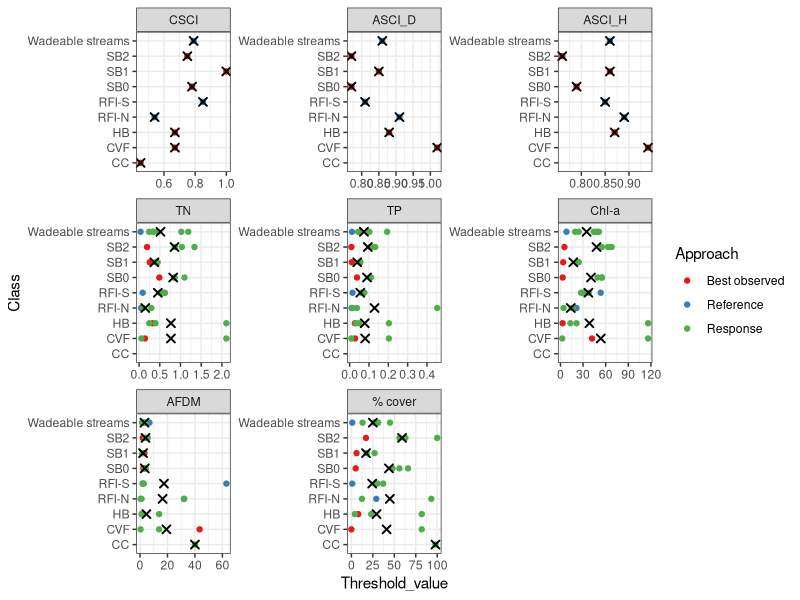
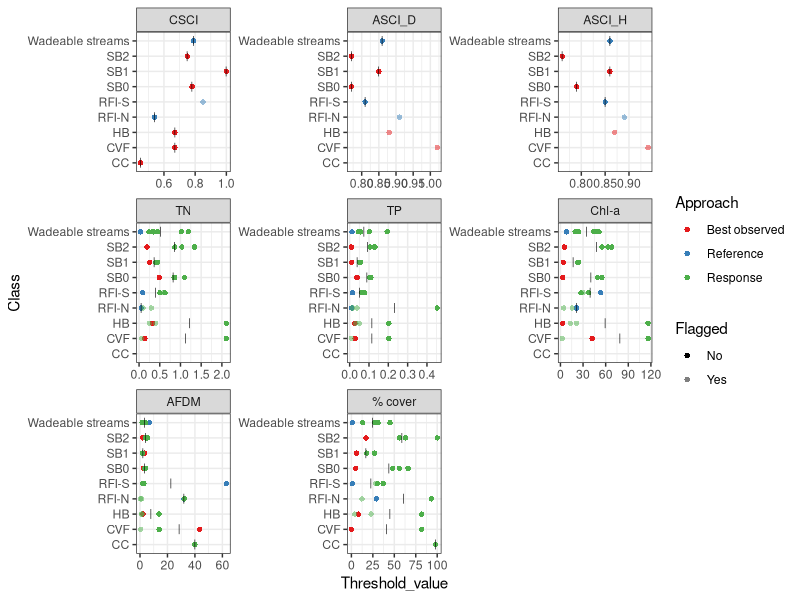
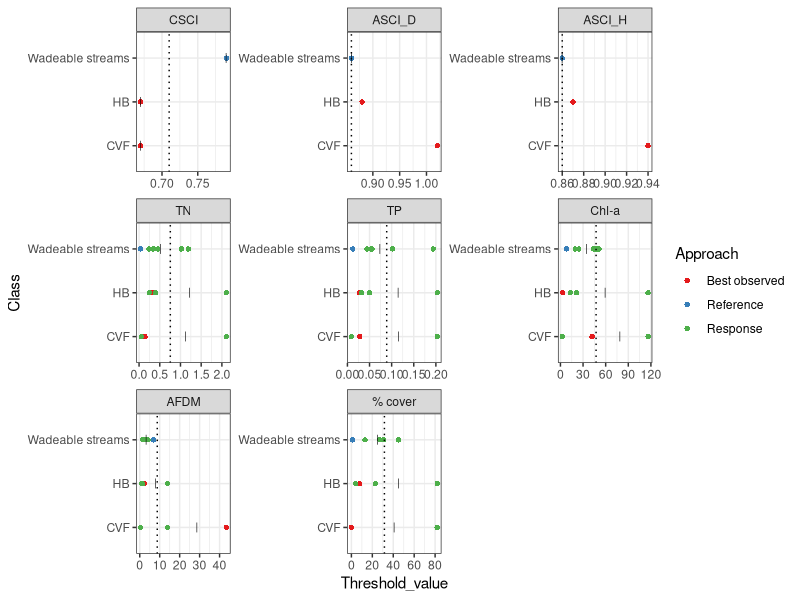
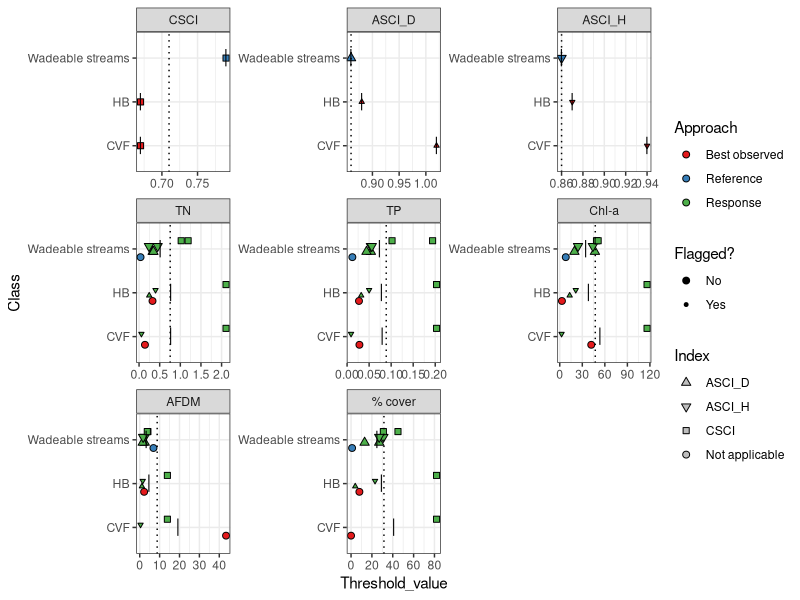

R code for these plots, in order:
library(tidyverse)
library(ggplot2)

thresholds_df<-read_csv("Data/mod_channel_thresholds.csv")
thresholds_df$Indicator<-factor(thresholds_df$Indicator, levels= unique(thresholds_df$Indicator))

ggplot(data=thresholds_df %>%
         filter(Stringency=="Intermediate"), 
       aes(x=Class, y=Threshold_value))+
  # geom_point(aes(color=Approach), position=position_jitter(height=0, width=.1))+
  geom_point(aes(color=Approach))+
  stat_summary(fun.y="mean", shape=4)+
  facet_wrap(~Indicator, scales="free")+
  # scale_color_viridis_d(begin=.2, end=.7)+
  scale_color_brewer(palette="Set1")+
  theme_bw()+
  coord_flip()


thresholds_df$Flagged<-!is.na(thresholds_df$Flag)


ggplot(data=thresholds_df %>%
         filter(Stringency=="Intermediate"), 
       aes(x=Class, y=Threshold_value))+
  # geom_point(aes(color=Approach), position=position_jitter(height=0, width=.1))+
  geom_point(aes(color=Approach, alpha=Flagged), shape=16)+
  stat_summary(data=. %>% filter(!Flagged), fun.y="mean", shape="|")+
  # stat_summary( fun.y="mean", shape=10)+
  facet_wrap(~Indicator, scales="free")+
  # scale_color_viridis_d(begin=.2, end=.7)+
  scale_color_brewer(palette="Set1")+
  scale_alpha_manual(values=c(1,.5), labels=c("No","Yes"))+
  theme_bw()+
  coord_flip()


plot_dat<-thresholds_df %>%
  filter(Stringency=="Intermediate") %>%
  # filter(!Flagged) %>%
  filter(Class %in% c("Wadeable streams","HB","CVF")) %>%
  mutate(Index = case_when(Indicator_Type=="Biointegrity"~Indicator,
                           Approach=="Response"~Response_model_index,
                           T~"Not applicable"))
plot_dat_sum<-plot_dat %>%
  filter(!Flagged) %>%
  group_by(Indicator) %>%
  summarise(Threshold_mean= mean(Threshold_value))

ggplot(data=plot_dat, 
       aes(x=Class, y=Threshold_value))+
  # geom_point(aes(color=Approach), position=position_jitter(height=0, width=.1))+
  geom_point(aes(color=Approach), shape=16)+
  stat_summary(data=. %>% filter(!Flagged), fun.y="mean", shape="|")+
  geom_hline(data=plot_dat_sum, aes(yintercept=Threshold_mean), linetype="dotted")+
  # stat_summary( fun.y="mean", shape=10)+
  facet_wrap(~Indicator, scales="free")+
  # scale_color_viridis_d(begin=.2, end=.7)+
  scale_color_brewer(palette="Set1")+
  theme_bw()+
  coord_flip()

ggplot(data=plot_dat, 
       aes(x=Class, y=Threshold_value))+
  # geom_point(aes(color=Approach), position=position_jitter(height=0, width=.1))+
  geom_point(aes(fill=Approach, shape=Index, 
                 size=Flagged),
             position=position_dodge(width=.5))+
  stat_summary( fun.y="mean", shape="|", size=1)+
  geom_hline(data=plot_dat_sum, aes(yintercept=Threshold_mean), linetype="dotted")+
  # stat_summary( fun.y="mean", shape=10)+
  facet_wrap(~Indicator, scales="free")+
  scale_shape_manual(values=c(24,25,22, 21))+
  scale_fill_brewer(palette="Set1")+
  scale_size_manual(values=c(2,1), name="Flagged?", labels=c("No","Yes"))+
  theme_bw()+
  coord_flip()+
  guides(fill=guide_legend(override.aes = list(shape=21, size=2)),
         shape=guide_legend(override.aes = list(fill="gray", size=2)))
  
#####
#Threshold plot function

get_thresholds<-function(classes, stringency, indicators=c("CSCI", "ASCI_D","ASCI_H","TN","TP","Chl-a","AFDM","% cover")) {
  #Get desired classes
  classes.i<-c("Wadeable streams", "RFI-N","RFI-S", "CVF", "HB","SB2","SB1","SB0","CC")
  # c("Wadeable streams", "RFI-N","RFI-S", "CVF", "HB","SB2","SB1","SB0","CC")
  #Get desired stringency
  stringency.i<-c("Intermediate")
  # c("High", "Intermediate", "Low")
  #Get desired indicators
  indicators.i<-c( "CSCI", "ASCI_D","ASCI_H",
                   "TN","TP", "Chl-a","AFDM","% cover")
  
  #Filter data
  myplotdat<-thresholds_df %>%
    filter(Class %in% classes.i) %>%
    filter(Stringency==stringency.i) %>%
    filter(Indicator %in% indicators.i) %>%
    mutate(Flagged = !is.na(Flag))
  
  #Get mean threshold
  
  myplotdat_sum<-myplotdat %>%
    filter(!Flagged) %>%
    group_by(Indicator) %>%
    summarise(Threshold_mean= mean(Threshold_value))
  thresholds_output<-list(myplotdat, myplotdat_sum)
  thresholds_output
}

get_thresholds(classes=c("Wadeable streams", "HB","CVF"))

plot_thresholds<-function(classes, stringency, indicators=c("CSCI", "ASCI_D","ASCI_H","TN","TP","Chl-a","AFDM","% cover")) {
  thresholds_output= get_thresholds()
  }
#####



threshold_summary_df<-crossing(
  Geography=c("CVF","NorCal, not CVF", "SoCal"),
  FlowStatus=c("Perennial","Intermittent"),
  Modification=c("Natural","HB","SB2","SB1","SB0","CC"),
  # Indicator=c("CSCI","ASCI_D","ASCI_H","TN","TP","Chl-a","AFDM","% cover"),
  # Stringency=c("High","Intermediate","Low")
)

threshold_summary_df$Geography %>% unique()
# threshold_summary_df$RelevantClasses<-
lapply(1:nrow(threshold_summary_df), function(i){
  geog.i<-threshold_summary_df$Geography[i]
  flow.i<-threshold_summary_df$FlowStatus[i]
  mod.i<-threshold_summary_df$Modification[i]
  print(paste(geog.i, flow.i, mod.i))
  classes<-c("Wadeable streams")
  classes<-ifelse(geog.i=="CVF",c(classes,"CVF"),classes)
  # classes<-ifelse(geog.i %in% c("CVF","NorCal, not CVF") & flow.i=="Intermittent", c(classes, "RFI-N"), classes)
  # classes<-ifelse(geog.i %in% c("SoCal") & flow.i=="Intermittent", c(classes, "RFI-S"), classes)
  classes %>% unique()
})

####################

